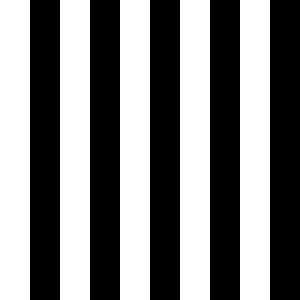
#> input picture Fabricio/Visão Computacional/03-28/ronchi.bmp, 100 x 100 px (shown 3 times larger)
$ jupyter execute RealceDominioFrequencia.ipynb
#> lines starting #> are read from the running program, lines starting #| are printed output that depends on the picture; after the words box and inside, x2 and y2 are one past the last pixel; in counts of white or black regions, pixels touching at a corner belong together
# Realce no Domínio da Frequência

Inclusão dos pacotes

[cell 1]
import numpy as np
import matplotlib.pyplot as plt
import cv2

1) Abra uma imagem monocromática e plote a mesma em tons de cinza.

[cell 2]
img = cv2.imread('ronchi.bmp', cv2.IMREAD_GRAYSCALE)
#> img: shape (100, 100); 50% white; 5 white regions, box (x1, y1, x2, y2) and area: (0, 0, 10, 100) 1000, (20, 0, 30, 100) 1000, (40, 0, 50, 100) 1000, (60, 0, 70, 100) 1000, (80, 0, 90, 100) 1000
plt.imshow(img, cmap='gray', vmin=0, vmax=255)
plt.show()

2) Calcule a Transformada de Fourier da imagem e plote as imagens referentes às partes real e imaginária.

[cell 3]
img32 = np.float32(img)/255
dft = cv2.dft(img32, flags = cv2.DFT_COMPLEX_OUTPUT)

dft_shift = np.fft.fftshift(dft)

real = dft_shift[:,:,0]

imag = dft_shift[:,:,1]

plt.title('real(img)')
plt.imshow(real, cmap='gray')
plt.show()

plt.title('imag(img)')
plt.imshow(imag, cmap='gray')
plt.show()

3) Plote as imagens referentes à magnitude e fase.

[cell 4]
mag = 20*np.log10(cv2.magnitude(real, imag))

phase = cv2.phase(real, imag)

plt.title('abs(img)')
plt.imshow(mag, cmap='gray')
plt.show()

plt.title('phase(img)')
plt.imshow(phase, cmap='gray')
plt.show()

4) Aplique uma máscara que executa a filtragem **Passa-Baixas** na Transformada da imagem original e plote a **magnitude** da imagem resultante (no dominio da frequencia).

[cell 5]
def createMask(h, w, center=None, radius=None, invert=False):

    if center is None: # use the middle of the image
        center = (int(w/2), int(h/2))
    if radius is None: # use the smallest distance between the center and image walls
        radius = min(center[0], center[1], w-center[0], h-center[1]) / 2

    Y, X = np.ogrid[:h, :w]
    dist_from_center = np.sqrt((X - center[0])**2 + (Y-center[1])**2)
    if not invert:
        mask = dist_from_center <= radius
    else:
        mask = dist_from_center >= radius
    return mask

# mask = np.zeros((100,100,2), np.uint8)
# mask[50-20:50+21, 50-20:50+21] = 1

mask = createMask(img.shape[0], img.shape[1])
mask = np.repeat(mask[:, :, np.newaxis], 2, axis=2)

fshift = dft_shift * mask

real = fshift[:,:,0]
imag = fshift[:,:,1]
mag = 20*np.log10(cv2.magnitude(real, imag))

plt.title('abs(img)')
plt.imshow(mag, cmap='gray')
plt.show()

5) Calcule a Transformada de Fourier Inversa e plote a imagem filtrada (no domínio do espaço).

[cell 6]
f_ishift = np.fft.ifftshift(fshift)

img_back = cv2.idft(f_ishift)

real = img_back[:,:,0]
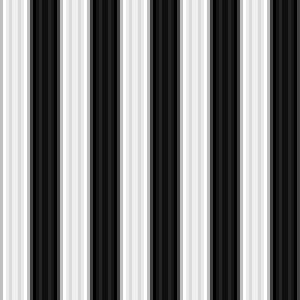
#> real: shape (100, 100) float32 (shown 3 times larger); min -1077.7, max 11077.7, mean 5000; drawn with min black and max white

plt.title('real(img)')
plt.imshow(real, cmap='gray')
plt.show()

6) Aplique uma máscara que executa a filtragem **Passa-Altas** na Transformada da imagem original e plote a magnitude da imagem resultante (no dominio da frequencia).

[cell 7]
# mask = np.ones((100,100,2), np.uint8)
# mask[50-20:50+21, 50-20:50+21] = 0

mask = createMask(img.shape[0], img.shape[1], invert=True)
mask = np.repeat(mask[:, :, np.newaxis], 2, axis=2)

fshift = dft_shift * mask

real = fshift[:,:,0]
imag = fshift[:,:,1]
mag = 20*np.log10(cv2.magnitude(real, imag))

plt.title('abs(img)')
plt.imshow(mag, cmap='gray')
plt.show()

7) Calcule a Transformada de Fourier Inversa e plote a imagem fitrada (no dominio do espaço).

[cell 8]
f_ishift = np.fft.ifftshift(fshift)

img_back = cv2.idft(f_ishift)

real = img_back[:,:,0]
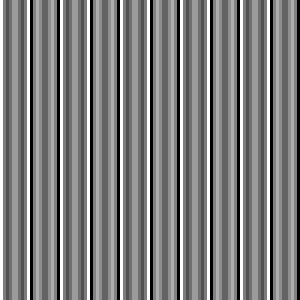
#> real: shape (100, 100) float32 (shown 3 times larger); min -3000, max 3000, mean 0; drawn with min black and max white

plt.title('real(img)')
plt.imshow(real, cmap='gray')
plt.show()
